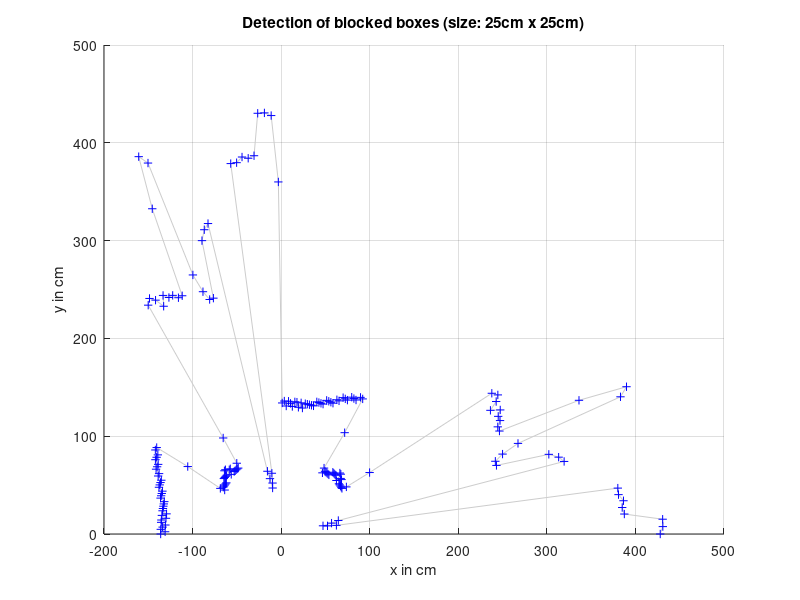

This chart was generated by the following MATLAB code: (Note: this script raises an error after producing the figure.)
% Example for blocked boxes
% Christoph Jurczyk

clearvars
close all

% Size of boxes
boxsize = 25; % in cm
% Max number of points in box
NMAXpointsBox = 5;

% Laser data
angle = linspace(0,pi,180);
pls_dist = [428, 431, 431, 388, 386, 388, 383, 383, 63, 53, 48, 58, 66, 328, 323, 313, 253, 253, 263, 283, 408, 418, 363, 268, 268, 273, 273, 278, 268, 278, 283, 278, 118, 88, 83, 83, 83, 83, 83, 88, 88, 83, 91, 91, 86, 86, 86, 86, 81, 81, 81, 81, 81, 78, 83, 126, 166, 166, 161, 161, 161, 156, 156, 156, 151, 151, 146, 146, 146, 146, 141, 141, 141, 141, 136, 136, 136, 136, 136, 131, 136, 131, 136, 136, 131, 134, 136, 131, 136, 134, 360, 428, 431, 431, 388, 386, 388, 383, 383, 63, 53, 48, 58, 66, 328, 323, 313, 253, 253, 263, 283, 408, 418, 363, 268, 268, 273, 273, 278, 268, 278, 283, 278, 118, 88, 83, 83, 83, 83, 83, 88, 88, 83, 91, 91, 86, 86, 86, 86, 81, 81, 81, 81, 81, 78, 83, 126, 166, 166, 161, 161, 161, 156, 156, 156, 151, 151, 146, 146, 146, 146, 141, 141, 141, 141, 136, 136, 136, 136, 136, 131, 136, 131, 136, 136, 131, 134, 136, 131, 136, ];
% Convert polar to cartesian
[pls_pts_x, pls_pts_y] = pol2cart(angle,pls_dist);
xmin = min(pls_pts_x);
xmax = max(pls_pts_x);
ymin = min(pls_pts_y);
ymax = max(pls_pts_y);
% Plot laser data
hold on
plot(pls_pts_x, pls_pts_y,'-', 'color',[0,0,0]+0.8)
plot(pls_pts_x, pls_pts_y,'b+')
grid
title(['Detection of blocked boxes (size: ' num2str(boxsize) 'cm x ' num2str(boxsize) 'cm)'])
xlabel('x in cm')
ylabel('y in cm')

% Create point array
pointArray = initPoints(pls_pts_x, pls_pts_y);

% create boxes
boxArray = initBoxes(xmax, xmin, ymax, ymin, boxsize);

% Check points in boxes
boxArray = checkPointsInBoxes(boxArray,pointArray,NMAXpointsBox);

% Draw data
updateBoxes(boxArray);
PLSsize = plotPLS(pls_pts_x);

% Limit Axes
xlim([boxArray(1,1).P1.x boxArray(end,1).P2.x])
ylim([(boxArray(1,1).P1.y - PLSsize) boxArray(1,end).P2.y])
axis equal



% ######### Function #########

function boxArray = checkPointsInBoxes(boxArray,pointArray,NMAXpointsBox)
    [N_box_x, N_box_y] = size(boxArray);
     Npoints = length(pointArray);

     for n = 1:Npoints
        for y = 1:N_box_y
            for x = 1:N_box_x
                boxArray(x,y) = boxArray(x,y).checkPoint(pointArray(n), NMAXpointsBox);
            end%for
        end%for
     end%for
end%function


function pointArray = initPoints(x,y)
    Npoints = length(x);
    pointArray(1:Npoints) = clPoint;
    for n=1:Npoints
        pointArray(n) = clPoint(x(n),y(n));
    end%for

end%function

function boxArray = initBoxes(xmax, xmin, ymax, ymin, boxsize)
    N_box_x = ceil((xmax - xmin) / boxsize)+1;
    N_box_y = ceil((ymax - ymin) / boxsize);
    N_box_x_left = ceil((0 - xmin) / boxsize);
    x_start = -N_box_x_left*boxsize;
    boxArray(1:N_box_x, 1:N_box_y) = clBox;

    pos_y = ymin;
    for y = 1:N_box_y
        pos_x = x_start;
        for x = 1:N_box_x
            boxArray(x,y) = clBox(pos_x, pos_y, pos_x + boxsize, pos_y + boxsize);
            pos_x = pos_x + boxsize;
        end%for
        pos_y = pos_y + boxsize;
    end%for
end%function



function updateBoxes(boxArray)
    [N_box_x, N_box_y] = size(boxArray);
    % plot boxes
    for y = 1:N_box_y
        for x = 1:N_box_x
            boxArray(x,y).draw;
        end%for
    end%for
end%function


function PLSsize = plotPLS(pls_pts_x)
    % calculate size of PLS
    PLSsize =  round(0.03*max([abs(min(pls_pts_x)) max(pls_pts_x)]));
    

    rectangle('Position',...
              [-PLSsize/2 -PLSsize PLSsize PLSsize],...
              'FaceColor',[0 0 1])
end%function